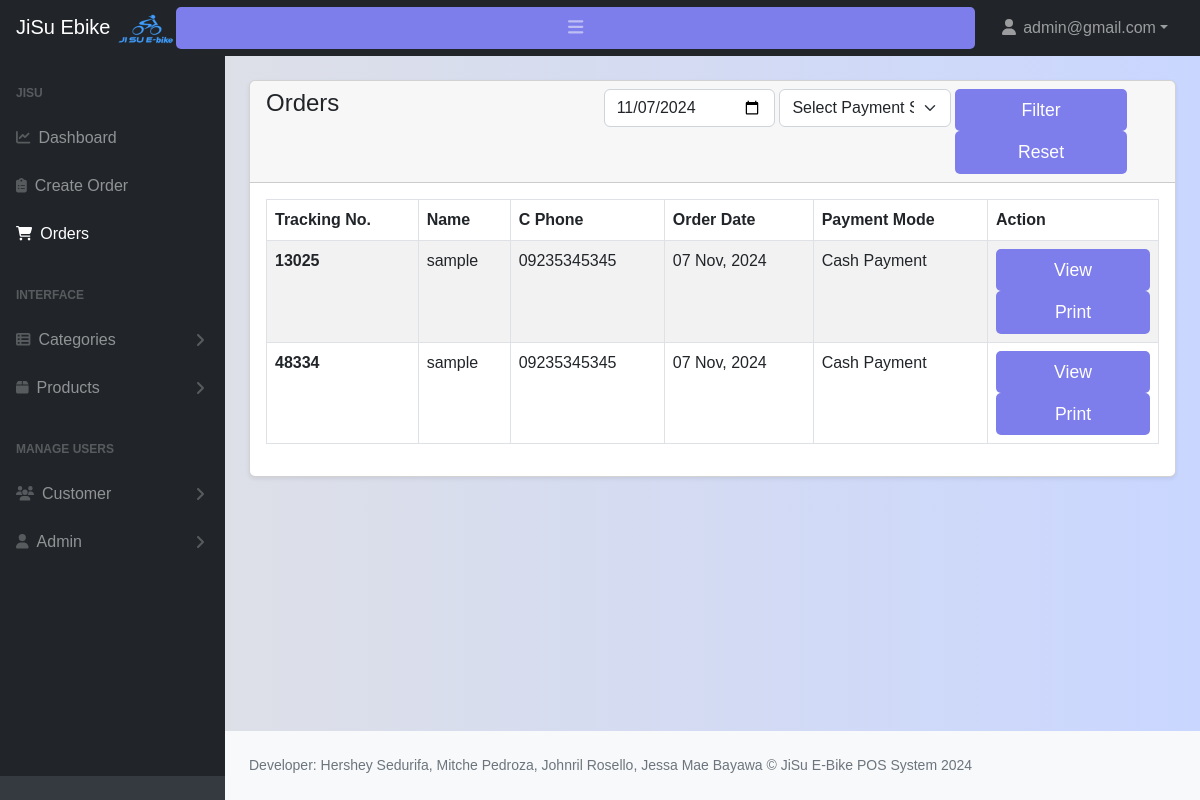
Screenshot of /admin/orders.php?date=2024-11-07 (signed in) with the database file from the repository.
### tables this page shows
CREATE TABLE `orders` (
  `id` int(11) NOT NULL,
  `customer_id` int(11) NOT NULL,
  `tracking_no` varchar(100) NOT NULL,
  `invoice_no` varchar(100) NOT NULL,
  `total_amount` varchar(100) NOT NULL,
  `order_date` date NOT NULL,
  `payment_mode` varchar(100) NOT NULL COMMENT 'cash, online',
  `order_placed_by_id` int(11) NOT NULL
);

CREATE TABLE `customers` (
  `id` int(11) NOT NULL,
  `name` varchar(255) NOT NULL,
  `email` varchar(255) DEFAULT NULL,
  `phone` varchar(255) DEFAULT NULL,
  `status` tinyint(1) NOT NULL DEFAULT 0 COMMENT '0=visible,1=hidden',
  `address` varchar(150) NOT NULL,
  `created_at` date NOT NULL DEFAULT current_timestamp()
);

### config/function.php (called while the page is built, shortened)
<?php
require 'dbcon.php';
function validate($inputData){
    global $conn;
    $validatedData = mysqli_real_escape_string($conn, $inputData);
    return trim($validatedData);
}
?>

### admin/orders.php (the view, shortened to what this page needs)
<?php include('includes/header.php'); ?>
<div class="container-fluid px-4">
        <div class="card mt-4 shadow-sm">
          <div class="card-header">
               <div class="row">
                <div class="col-md-4">
                    <h4 class="mb-0">Orders</h4>
                </div>
                <div class="col-md-8">
                    <form action="" method="GET">
                        <div class="row g-1">
                            <div class="col-md-4">
                                <input type="date" class="form-control" name="date" value="<?= isset($_GET['date']) == true ? $_GET['date']:''; ?>"/>
                            </div>
                            <div class="col-md-4">
                                <select name="payment_status" class="form-select">
                                    <option value="">Select Payment Status</option>
                                </select>
                            </div>
                            <div class="col-md-4">
                                <button type="submit" class="btn btn-primary">Filter</button>
                                <a href="orders.php" class="btn btn-danger">Reset</a>
                            </div>
                        </div>
                    </form>
                </div>
             </div>
          </div>
          <div class="card-body">
          <?php
               if(isset($_GET['date']) || isset($_GET['payment_status'])){
                   $orderDate = validate($_GET['date']);
                   $paymentStatus = validate($_GET['payment_status']);
                   if($orderDate != '' && $paymentStatus == ''){
                    $query = "SELECT o.*, c.* FROM orders o, customers c WHERE c.id = o.customer_id AND o.order_date='$orderDate' ORDER BY o.id DESC";
                   }elseif($orderDate == '' && $paymentStatus != ''){
                    $query = "SELECT o.*, c.* FROM orders o, customers c WHERE c.id = o.customer_id AND o.payment_mode='$paymentStatus' ORDER BY o.id DESC";
                }elseif($orderDate != '' && $paymentStatus != ''){
                    $query = "SELECT o.*, c.* FROM orders o, customers c WHERE c.id = o.customer_id AND o.order_date='$orderDate' AND o.payment_mode='$paymentStatus' ORDER BY o.id DESC";
                }else{
                    $query = "SELECT o.*, c.* FROM orders o, customers c WHERE c.id = o.customer_id ORDER BY o.id DESC";
                }
               }else{
                    $query = "SELECT o.*, c.* FROM orders o, customers c WHERE c.id = o.customer_id ORDER BY o.id DESC";
               }
               $orders = mysqli_query($conn, $query);
               if($orders){
                if(mysqli_num_rows($orders) > 0)
                {
                    ?>
                    <table class="table table-striped table-bordered align-items-center justify-content-center">
                        <thead>
                            <tr>
                                <th>Tracking No.</th>
                                <th> Name</th>
                                <th>C Phone</th>
                                <th>Order Date</th>
                                <th>Payment Mode</th>
                                <th>Action</th>
                            </tr>
                        </thead>
                        <tbody>
                            <?php foreach($orders as $orderItem) :?>
                                <tr>
                                    <td  class="fw-bold"><?= $orderItem['tracking_no']; ?></td>
                                    <td><?= $orderItem['name']; ?></td>
                                    <td><?= $orderItem['phone']; ?></td>
                                    <td><?= date('d M, Y', strtotime($orderItem['order_date'])); ?></td>
                                    <td><?= $orderItem['payment_mode']; ?></td>
                                    <td>
                                        <a href="orders-view.php?track=<?= $orderItem['tracking_no']; ?>" class="btn btn-info mb-0 px-2 btn-sm">View</a>
                                        <a href="orders-view-print.php?track=<?= $orderItem['tracking_no']; ?>" class="btn btn-primary mb-0 px-2 btn-sm">Print</a>
                                    </td>
                                </tr>
                            <?php endforeach;?>
                        </tbody>
                    </table>
                    <?php
                }
                else
                {
                    echo "<h5>No Record Available</h5>";
                }
               }
               else
               {
                    echo "<h5>Something Went Wrong</h5>";
               }
           ?>
          </div>
        </div>
     </div>
<?php include('includes/footer.php'); ?>

### customer/style.css (style rules this page uses)
* { margin:0; padding:0; box-sizing:border-box; font-family:"poppins",sans-serif; }
body { background-color: #c9d6ff; background:linear-gradient(to right,#e2e2e2,#c9d6ff); }
form { margin:0 2rem; }
input { color:inherit; width:100%; background-color:transparent; border:none; border-bottom:1px solid #757575; padding-left:1.5rem; font-size:15px; }
input::placeholder { color:transparent; }
.btn { font-size:1.1rem; padding:8px 0; border-radius:5px; outline:none; border:none; width:100%; background:rgb(125,125,235); color:white; cursor:pointer; transition:0.9s; }
button { color:rgb(125,125,235); border:none; background-color:transparent; font-size:1rem; font-weight:bold; }

### rows the page displays
orders: tracking_no "13025", customer.name "sample", customer.phone "09235345345", order_date "07 Nov, 2024", payment_mode "Cash Payment"
orders: tracking_no "48334", customer.name "sample", customer.phone "09235345345", order_date "07 Nov, 2024", payment_mode "Cash Payment"

### other values shown
$_SESSION['loggedInUser']['email'] "admin@gmail.com"
